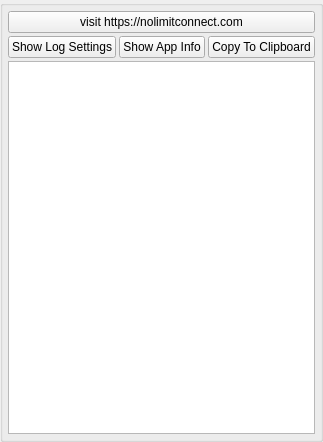
<?xml version="1.0" encoding="UTF-8"?>
<ui version="4.0">
 <class>AppletLogUi</class>
 <widget class="QWidget" name="AppletLogUi">
  <property name="geometry">
   <rect>
    <x>0</x>
    <y>0</y>
    <width>305</width>
    <height>442</height>
   </rect>
  </property>
  <property name="sizePolicy">
   <sizepolicy hsizetype="Expanding" vsizetype="Expanding">
    <horstretch>0</horstretch>
    <verstretch>0</verstretch>
   </sizepolicy>
  </property>
  <property name="minimumSize">
   <size>
    <width>0</width>
    <height>0</height>
   </size>
  </property>
  <property name="maximumSize">
   <size>
    <width>16777215</width>
    <height>16777215</height>
   </size>
  </property>
  <property name="windowTitle">
   <string>Application Log</string>
  </property>
  <layout class="QVBoxLayout" name="verticalLayout">
   <property name="spacing">
    <number>0</number>
   </property>
   <property name="leftMargin">
    <number>0</number>
   </property>
   <property name="topMargin">
    <number>0</number>
   </property>
   <property name="rightMargin">
    <number>0</number>
   </property>
   <property name="bottomMargin">
    <number>0</number>
   </property>
   <item>
    <widget class="QGroupBox" name="StyledDlgItemsBox">
     <property name="sizePolicy">
      <sizepolicy hsizetype="Expanding" vsizetype="Expanding">
       <horstretch>0</horstretch>
       <verstretch>0</verstretch>
      </sizepolicy>
     </property>
     <property name="minimumSize">
      <size>
       <width>0</width>
       <height>0</height>
      </size>
     </property>
     <property name="title">
      <string/>
     </property>
     <layout class="QVBoxLayout" name="verticalLayout_2">
      <property name="spacing">
       <number>3</number>
      </property>
      <property name="leftMargin">
       <number>5</number>
      </property>
      <property name="topMargin">
       <number>5</number>
      </property>
      <property name="rightMargin">
       <number>5</number>
      </property>
      <property name="bottomMargin">
       <number>5</number>
      </property>
      <item>
       <widget class="QPushButton" name="gotoWebsiteButton">
        <property name="sizePolicy">
         <sizepolicy hsizetype="Minimum" vsizetype="Preferred">
          <horstretch>0</horstretch>
          <verstretch>0</verstretch>
         </sizepolicy>
        </property>
        <property name="text">
         <string>visit https://nolimitconnect.com</string>
        </property>
       </widget>
      </item>
      <item>
       <layout class="QHBoxLayout" name="horizontalLayout">
        <item>
         <widget class="QPushButton" name="m_LogSettingsButton">
          <property name="text">
           <string>Show Log Settings</string>
          </property>
         </widget>
        </item>
        <item>
         <widget class="QPushButton" name="pushButton">
          <property name="text">
           <string>Show App Info</string>
          </property>
         </widget>
        </item>
        <item>
         <widget class="QPushButton" name="m_CopyToClipboardButton">
          <property name="text">
           <string>Copy To Clipboard</string>
          </property>
         </widget>
        </item>
       </layout>
      </item>
      <item>
       <widget class="QPlainTextEdit" name="m_LogPlainTextEdit"/>
      </item>
     </layout>
    </widget>
   </item>
  </layout>
 </widget>
 <resources/>
 <connections/>
</ui>
